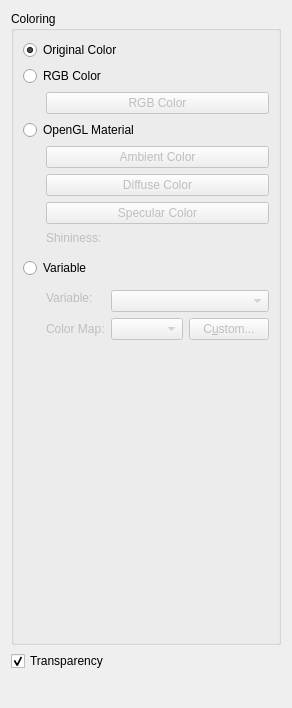
     <widget class="QWidget" name="tab" >
      <attribute name="title" >
       <string>Coloring</string>
      </attribute>
      <layout class="QGridLayout" name="gridLayout_4" >
       <item row="0" column="0" colspan="2" >
        <widget class="QGroupBox" name="groupBox" >
         <property name="title" >
          <string>Coloring</string>
         </property>
         <layout class="QGridLayout" name="gridLayout_2" >
          <item row="0" column="0" colspan="4" >
           <widget class="QRadioButton" name="vrpRadioButtonNoColor" >
            <property name="toolTip" >
             <string>Reset the object color to the color &lt;br>that was given by the Covise import module.</string>
            </property>
            <property name="whatsThis" >
             <string>Reset the object color to the color &lt;br>that was given by the Covise import module.</string>
            </property>
            <property name="text" >
             <string>Original Color</string>
            </property>
            <property name="checked" >
             <bool>true</bool>
            </property>
           </widget>
          </item>
          <item row="1" column="0" colspan="4" >
           <widget class="QRadioButton" name="vrpRadioButtonColorRGB" >
            <property name="enabled" >
             <bool>true</bool>
            </property>
            <property name="cursor" >
             <cursorShape>PointingHandCursor</cursorShape>
            </property>
            <property name="toolTip" >
             <string>Give the complete object one color.&lt;br> The button &lt;b>RGB Color&lt;/b> opens a color editor panel.</string>
            </property>
            <property name="whatsThis" >
             <string>Give the complete object one color.&lt;br> The button &lt;b>RGB Color&lt;/b> opens a color editor panel.</string>
            </property>
            <property name="text" >
             <string>RGB Color</string>
            </property>
            <property name="checked" >
             <bool>false</bool>
            </property>
           </widget>
          </item>
          <item row="2" column="0" >
           <spacer name="spacer62" >
            <property name="orientation" >
             <enum>Qt::Horizontal</enum>
            </property>
            <property name="sizeType" >
             <enum>QSizePolicy::Fixed</enum>
            </property>
            <property name="sizeHint" stdset="0" >
             <size>
              <width>16</width>
              <height>16</height>
             </size>
            </property>
           </spacer>
          </item>
          <item row="2" column="1" colspan="3" >
           <widget class="QPushButton" name="vrpPushButtonColorRGB" >
            <property name="enabled" >
             <bool>false</bool>
            </property>
            <property name="sizePolicy" >
             <sizepolicy vsizetype="Fixed" hsizetype="Expanding" >
              <horstretch>0</horstretch>
              <verstretch>0</verstretch>
             </sizepolicy>
            </property>
            <property name="cursor" >
             <cursorShape>PointingHandCursor</cursorShape>
            </property>
            <property name="toolTip" >
             <string>The button opens a color editor panel.</string>
            </property>
            <property name="whatsThis" >
             <string>The button opens a color editor panel.</string>
            </property>
            <property name="text" >
             <string>RGB Color</string>
            </property>
            <property name="shortcut" >
             <string/>
            </property>
           </widget>
          </item>
          <item row="3" column="0" colspan="4" >
           <widget class="QRadioButton" name="vrpRadioButtonColorMaterial_2" >
            <property name="cursor" >
             <cursorShape>PointingHandCursor</cursorShape>
            </property>
            <property name="toolTip" >
             <string>Give the object complete object &lt;br>an OpenGL material. With the buttons below you can define the ambient, diffuse and specular color of the material.</string>
            </property>
            <property name="whatsThis" >
             <string>Give the complete object &lt;br>an OpenGL material. With the buttons below you can define the ambient, diffuse and specular color of the material.</string>
            </property>
            <property name="text" >
             <string>OpenGL Material</string>
            </property>
            <property name="checked" >
             <bool>false</bool>
            </property>
           </widget>
          </item>
          <item row="4" column="0" >
           <spacer name="spacer62_2_3" >
            <property name="orientation" >
             <enum>Qt::Horizontal</enum>
            </property>
            <property name="sizeType" >
             <enum>QSizePolicy::Fixed</enum>
            </property>
            <property name="sizeHint" stdset="0" >
             <size>
              <width>16</width>
              <height>16</height>
             </size>
            </property>
           </spacer>
          </item>
          <item row="4" column="1" colspan="3" >
           <widget class="QPushButton" name="vrpPushButtonAmbientRGB_2" >
            <property name="enabled" >
             <bool>false</bool>
            </property>
            <property name="sizePolicy" >
             <sizepolicy vsizetype="Fixed" hsizetype="Expanding" >
              <horstretch>0</horstretch>
              <verstretch>0</verstretch>
             </sizepolicy>
            </property>
            <property name="cursor" >
             <cursorShape>PointingHandCursor</cursorShape>
            </property>
            <property name="toolTip" >
             <string>The button opens a color editor panel.</string>
            </property>
            <property name="whatsThis" >
             <string>The button opens a color editor panel.</string>
            </property>
            <property name="text" >
             <string>Ambient Color</string>
            </property>
            <property name="shortcut" >
             <string/>
            </property>
           </widget>
          </item>
          <item row="5" column="0" >
           <spacer name="spacer62_3_2" >
            <property name="orientation" >
             <enum>Qt::Horizontal</enum>
            </property>
            <property name="sizeType" >
             <enum>QSizePolicy::Fixed</enum>
            </property>
            <property name="sizeHint" stdset="0" >
             <size>
              <width>16</width>
              <height>16</height>
             </size>
            </property>
           </spacer>
          </item>
          <item row="5" column="1" colspan="3" >
           <widget class="QPushButton" name="vrpPushButtonDiffuseRGB_2" >
            <property name="enabled" >
             <bool>false</bool>
            </property>
            <property name="sizePolicy" >
             <sizepolicy vsizetype="Fixed" hsizetype="Expanding" >
              <horstretch>0</horstretch>
              <verstretch>0</verstretch>
             </sizepolicy>
            </property>
            <property name="cursor" >
             <cursorShape>PointingHandCursor</cursorShape>
            </property>
            <property name="toolTip" >
             <string>The button opens a color editor panel.</string>
            </property>
            <property name="whatsThis" >
             <string>The button opens a color editor panel.</string>
            </property>
            <property name="text" >
             <string>Diffuse Color</string>
            </property>
            <property name="shortcut" >
             <string/>
            </property>
           </widget>
          </item>
          <item row="6" column="0" >
           <spacer name="spacer62_4_2" >
            <property name="orientation" >
             <enum>Qt::Horizontal</enum>
            </property>
            <property name="sizeType" >
             <enum>QSizePolicy::Fixed</enum>
            </property>
            <property name="sizeHint" stdset="0" >
             <size>
              <width>16</width>
              <height>16</height>
             </size>
            </property>
           </spacer>
          </item>
          <item row="6" column="1" colspan="3" >
           <widget class="QPushButton" name="vrpPushButtonSpecularRGB_2" >
            <property name="enabled" >
             <bool>false</bool>
            </property>
            <property name="sizePolicy" >
             <sizepolicy vsizetype="Fixed" hsizetype="Expanding" >
              <horstretch>0</horstretch>
              <verstretch>0</verstretch>
             </sizepolicy>
            </property>
            <property name="cursor" >
             <cursorShape>PointingHandCursor</cursorShape>
            </property>
            <property name="toolTip" >
             <string>The button opens a color editor panel.</string>
            </property>
            <property name="whatsThis" >
             <string>The button opens a color editor panel.</string>
            </property>
            <property name="text" >
             <string>Specular Color</string>
            </property>
            <property name="shortcut" >
             <string/>
            </property>
           </widget>
          </item>
          <item row="7" column="0" >
           <spacer name="spacer62_4_2_2" >
            <property name="orientation" >
             <enum>Qt::Horizontal</enum>
            </property>
            <property name="sizeType" >
             <enum>QSizePolicy::Fixed</enum>
            </property>
            <property name="sizeHint" stdset="0" >
             <size>
              <width>16</width>
              <height>16</height>
             </size>
            </property>
           </spacer>
          </item>
          <item row="7" column="1" colspan="3" >
           <widget class="QLabel" name="textLabel4_4_3_4_2" >
            <property name="enabled" >
             <bool>false</bool>
            </property>
            <property name="toolTip" >
             <string>Set the shininess of the material.</string>
            </property>
            <property name="whatsThis" >
             <string>Set the shininess of the material.</string>
            </property>
            <property name="text" >
             <string>Shininess:</string>
            </property>
            <property name="wordWrap" >
             <bool>false</bool>
            </property>
           </widget>
          </item>
          <item row="8" column="0" colspan="4" >
           <widget class="FloatInRangeControl" native="1" name="floatInRangeShininess_2" >
            <property name="enabled" >
             <bool>false</bool>
            </property>
            <property name="sizePolicy" >
             <sizepolicy vsizetype="Fixed" hsizetype="Expanding" >
              <horstretch>0</horstretch>
              <verstretch>0</verstretch>
             </sizepolicy>
            </property>
            <property name="toolTip" >
             <string>Set the shininess of the material.</string>
            </property>
            <property name="whatsThis" >
             <string>Set the shininess of the material.</string>
            </property>
           </widget>
          </item>
          <item row="9" column="0" colspan="4" >
           <widget class="QRadioButton" name="vrpRadioButtonColorVariable_2" >
            <property name="cursor" >
             <cursorShape>PointingHandCursor</cursorShape>
            </property>
            <property name="toolTip" >
             <string>Give the object complete object &lt;br>an OpenGL material. With the buttons below you can define the ambient, diffuse and specular color of the material.</string>
            </property>
            <property name="whatsThis" >
             <string>Give the complete object &lt;br>an OpenGL material. With the buttons below you can define the ambient, diffuse and specular color of the material.</string>
            </property>
            <property name="text" >
             <string>Variable</string>
            </property>
            <property name="checked" >
             <bool>false</bool>
            </property>
           </widget>
          </item>
          <item row="11" column="0" >
           <spacer name="spacer62_2_4" >
            <property name="orientation" >
             <enum>Qt::Horizontal</enum>
            </property>
            <property name="sizeType" >
             <enum>QSizePolicy::Fixed</enum>
            </property>
            <property name="sizeHint" stdset="0" >
             <size>
              <width>13</width>
              <height>13</height>
             </size>
            </property>
           </spacer>
          </item>
          <item rowspan="2" row="10" column="1" colspan="2" >
           <widget class="QLabel" name="vrpLabelVariable_2" >
            <property name="enabled" >
             <bool>false</bool>
            </property>
            <property name="sizePolicy" >
             <sizepolicy vsizetype="Preferred" hsizetype="Preferred" >
              <horstretch>0</horstretch>
              <verstretch>0</verstretch>
             </sizepolicy>
            </property>
            <property name="toolTip" >
             <string>Select the variable.</string>
            </property>
            <property name="whatsThis" >
             <string>Select the variable.</string>
            </property>
            <property name="lineWidth" >
             <number>1</number>
            </property>
            <property name="text" >
             <string>Variable:</string>
            </property>
            <property name="wordWrap" >
             <bool>false</bool>
            </property>
           </widget>
          </item>
          <item row="11" column="2" colspan="2" >
           <widget class="QComboBox" name="vrpComboBoxVariable_2" >
            <property name="enabled" >
             <bool>false</bool>
            </property>
            <property name="minimumSize" >
             <size>
              <width>30</width>
              <height>0</height>
             </size>
            </property>
            <property name="cursor" >
             <cursorShape>PointingHandCursor</cursorShape>
            </property>
            <property name="toolTip" >
             <string>Select the variable which will be mapped as color on the surface.</string>
            </property>
            <property name="whatsThis" >
             <string>Select the variable which will be mapped as color on the surface.</string>
            </property>
           </widget>
          </item>
          <item row="12" column="0" >
           <spacer name="spacer62_2_2" >
            <property name="orientation" >
             <enum>Qt::Horizontal</enum>
            </property>
            <property name="sizeType" >
             <enum>QSizePolicy::Fixed</enum>
            </property>
            <property name="sizeHint" stdset="0" >
             <size>
              <width>17</width>
              <height>18</height>
             </size>
            </property>
           </spacer>
          </item>
          <item row="12" column="1" >
           <widget class="QLabel" name="vrpLabelColorMap_2" >
            <property name="enabled" >
             <bool>false</bool>
            </property>
            <property name="toolTip" >
             <string>Select one of the predefined colormaps</string>
            </property>
            <property name="whatsThis" >
             <string>Select one of the predefined colormaps</string>
            </property>
            <property name="text" >
             <string>Color Map:</string>
            </property>
            <property name="wordWrap" >
             <bool>false</bool>
            </property>
           </widget>
          </item>
          <item row="12" column="2" >
           <widget class="QComboBox" name="vrpComboboxColorMap_2" >
            <property name="enabled" >
             <bool>false</bool>
            </property>
            <property name="minimumSize" >
             <size>
              <width>55</width>
              <height>0</height>
             </size>
            </property>
            <property name="cursor" >
             <cursorShape>PointingHandCursor</cursorShape>
            </property>
            <property name="mouseTracking" >
             <bool>false</bool>
            </property>
            <property name="acceptDrops" >
             <bool>true</bool>
            </property>
            <property name="toolTip" >
             <string>Select one of the predefined colormaps</string>
            </property>
            <property name="whatsThis" >
             <string>Select one of the predefined colormaps</string>
            </property>
           </widget>
          </item>
          <item row="12" column="3" >
           <widget class="QPushButton" name="vrpPushButtonCustomizeColorMap_2" >
            <property name="enabled" >
             <bool>false</bool>
            </property>
            <property name="toolTip" >
             <string>Customize the range and steps of the colormap.</string>
            </property>
            <property name="whatsThis" >
             <string>Customize the range and steps of the colormap.</string>
            </property>
            <property name="text" >
             <string>C&amp;ustom...</string>
            </property>
            <property name="shortcut" >
             <string>Alt+U</string>
            </property>
           </widget>
          </item>
          <item row="13" column="1" colspan="3" >
           <spacer name="verticalSpacer" >
            <property name="orientation" >
             <enum>Qt::Vertical</enum>
            </property>
            <property name="sizeHint" stdset="0" >
             <size>
              <width>20</width>
              <height>293</height>
             </size>
            </property>
           </spacer>
          </item>
         </layout>
        </widget>
       </item>
       <item row="1" column="0" colspan="2" >
        <widget class="QCheckBox" name="vrpCheckBoxTransparency" >
         <property name="cursor" >
          <cursorShape>PointingHandCursor</cursorShape>
         </property>
         <property name="focusPolicy" >
          <enum>Qt::TabFocus</enum>
         </property>
         <property name="toolTip" >
          <string>Enable transparency.&lt;br> Set the transparency with the slider below. 0 is complete transparent, 1 is complete opaque.</string>
         </property>
         <property name="whatsThis" >
          <string>Enable transparency.&lt;br> Set the transparency with the slider below. 0 is complete transparent, 1 is complete opaque.</string>
         </property>
         <property name="text" >
          <string>Transparency</string>
         </property>
         <property name="checked" >
          <bool>true</bool>
         </property>
        </widget>
       </item>
       <item row="2" column="0" >
        <spacer name="spacer11" >
         <property name="orientation" >
          <enum>Qt::Horizontal</enum>
         </property>
         <property name="sizeType" >
          <enum>QSizePolicy::Fixed</enum>
         </property>
         <property name="sizeHint" stdset="0" >
          <size>
           <width>40</width>
           <height>20</height>
          </size>
         </property>
        </spacer>
       </item>
       <item row="2" column="1" >
        <widget class="FloatInRangeControl" native="1" name="floatInRangeTrans" >
         <property name="sizePolicy" >
          <sizepolicy vsizetype="Fixed" hsizetype="Expanding" >
           <horstretch>0</horstretch>
           <verstretch>0</verstretch>
          </sizepolicy>
         </property>
         <property name="toolTip" >
          <string>Set the transparency&lt;br> of the object. 0 is complete transparent, 1 is complete opaque.</string>
         </property>
         <property name="whatsThis" >
          <string>Set the transparency&lt;br> of the object. 0 is complete transparent, 1 is complete opaque.</string>
         </property>
        </widget>
       </item>
      </layout>
     </widget>
